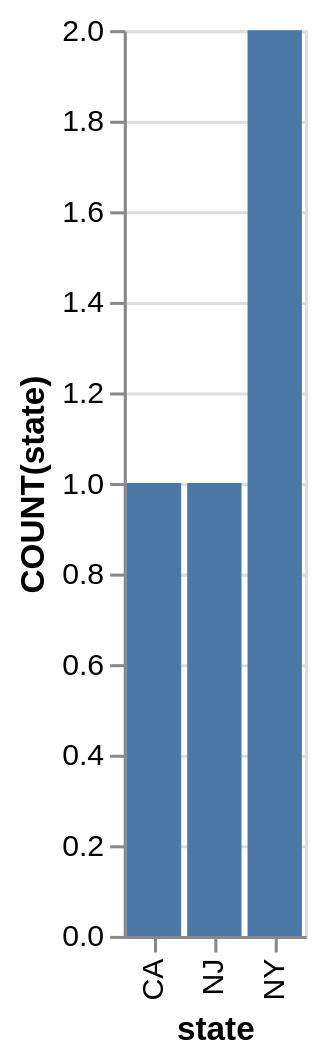

The Vega-Lite source for this figure:
### Vega-Lite specification from a JSON file in a GitHub repository (floating-point values rounded to 4 significant figures)
{"data": {"values": [{"x_data": "CA", "y_data": 1}, {"x_data": "NJ\n", "y_data": 1}, {"x_data": "NY", "y_data": 2}]}, "mark": "bar", "encoding": {"x": {"field": "x_data", "type": "nominal", "title": "state", "sort": {"op": "sum", "field": "y_data", "order": "ascending"}}, "y": {"field": "y_data", "type": "quantitative", "title": "COUNT(state)"}}}
